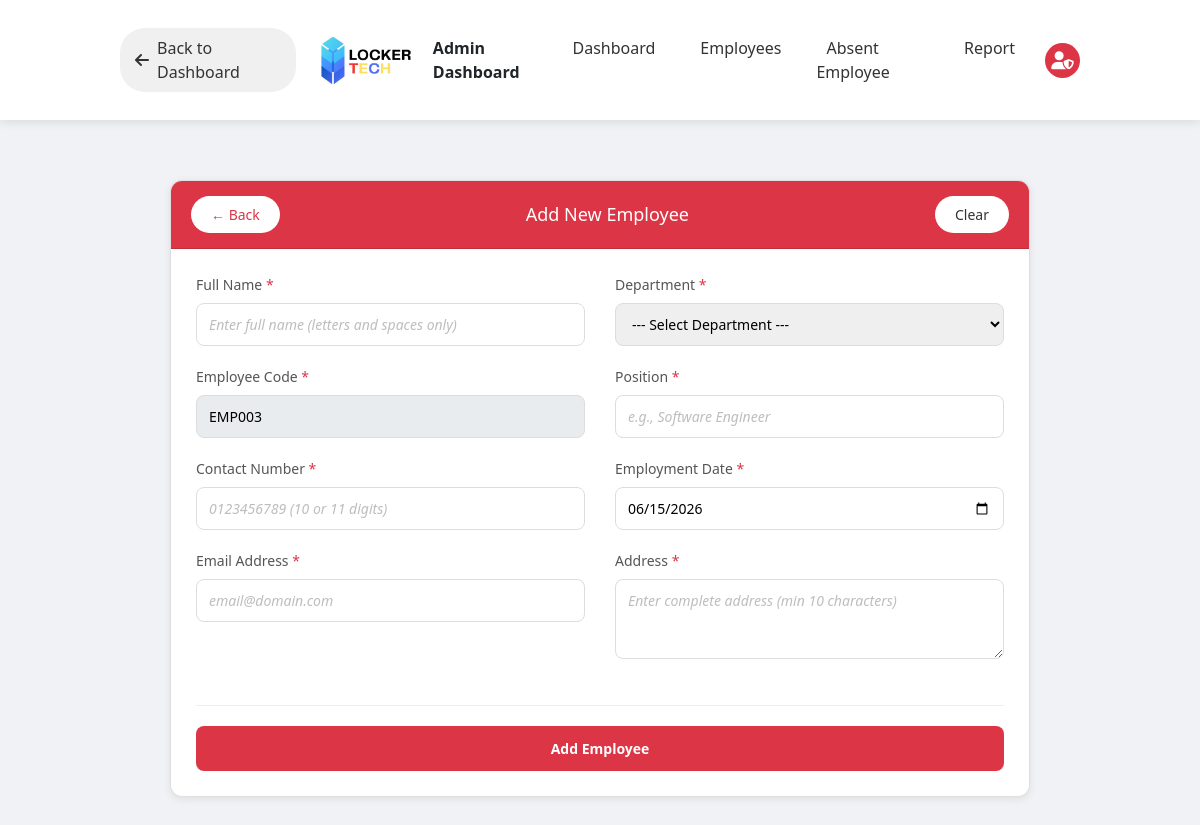
Page /TSE_PROJECT/Admin/add_employee.php (signed in) on the earlier database version.
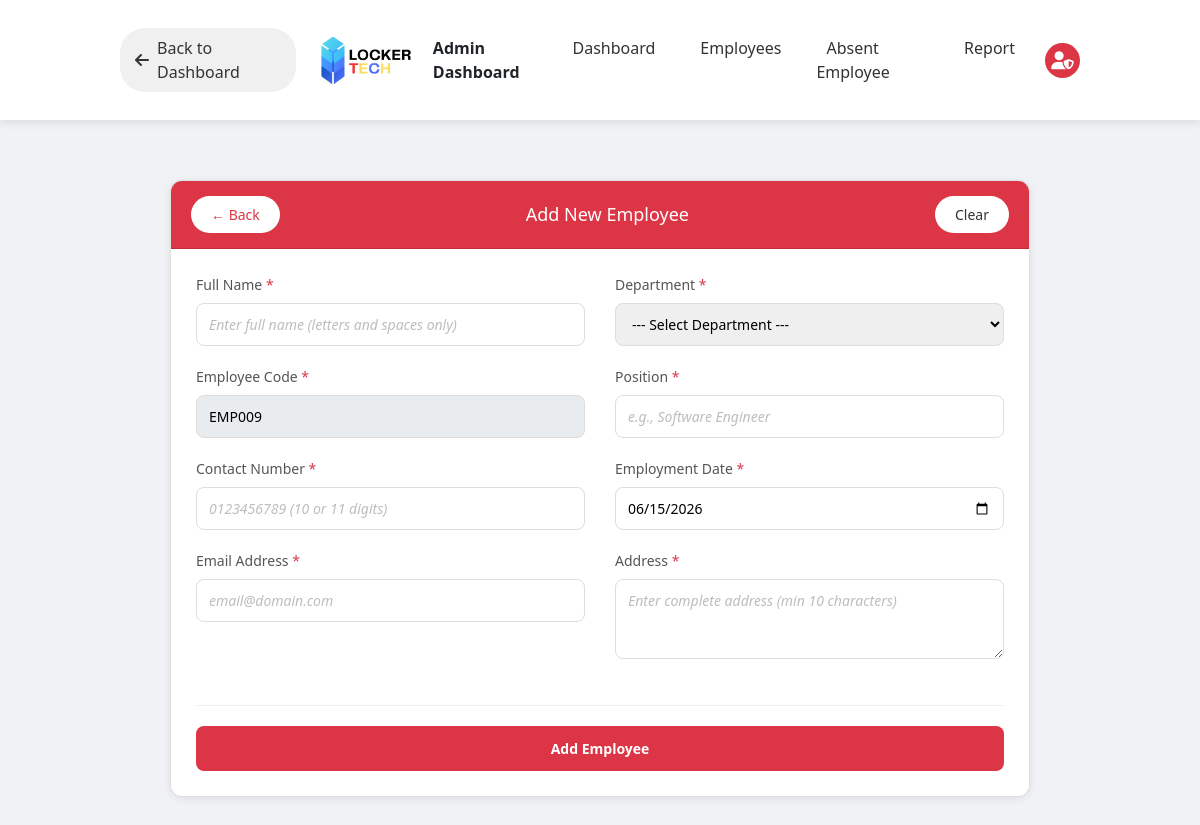
Same page on the later database version.
### tables this page shows
CREATE TABLE `employees` (
  `employee_id` int(11) NOT NULL,
  `user_id` int(11) NOT NULL,
  `employee_code` varchar(50) NOT NULL,
  `department` varchar(100) NOT NULL,
  `position` varchar(100) NOT NULL,
  `employment_date` date NOT NULL,
  `contact_number` varchar(20) DEFAULT NULL,
  `address` text DEFAULT NULL,
  `qr_code` varchar(255) DEFAULT NULL
);

### TSE_PROJECT/Admin/add_employee.php (the view, shortened to what this page needs)
<?php
include '../db_connection.php';
include 'header_admin.php';
function generateEmployeeCode($conn) {
    $prefix = 'EMP';
    $query = "SELECT employee_code FROM employees ORDER BY employee_id DESC LIMIT 1";
    $result = mysqli_query($conn, $query);
    if($result && mysqli_num_rows($result) > 0) {
        $last_code = mysqli_fetch_assoc($result)['employee_code'];
        $last_number = intval(substr($last_code, 3));
        $new_number = $last_number + 1;
    } else {
        $new_number = 1;
    }
    return $prefix . str_pad($new_number, 3, '0', STR_PAD_LEFT);
}
$auto_employee_code = generateEmployeeCode($conn);
$today_date = date('Y-m-d');
?>
<!DOCTYPE html>
<html lang="en">
<head>
    <link rel="stylesheet" href="add_employee.css">
</head>
<body>
<div class="main-container">
    <div class="card">
        <div class="card-header">
            <a href="employee_list.php" class="btn-back">← Back</a>
            <h5>Add New Employee</h5>
            <button type="button" class="btn-clear" onclick="resetForm()">Clear</button>
        </div>
        <div class="card-body">
            <form method="POST" action="" id="employeeForm">
                <div class="form-layout">
                    <div class="form-left">
                        <div class="form-group">
                            <label>Full Name <span class="required">*</span></label>
                            <input type="text" name="name" id="fullName"
                                   value="<?php echo isset($_POST['name']) ? htmlspecialchars($_POST['name']) : ''; ?>"
                                   placeholder="Enter full name (letters and spaces only)" required>
                        </div>
                        <div class="form-group">
                            <label>Employee Code <span class="required">*</span></label>
                            <input type="text" name="employee_code" value="<?php echo $auto_employee_code; ?>" readonly>
                        </div>
                        <div class="form-group">
                            <label>Contact Number <span class="required">*</span></label>
                            <input type="text" name="contact_number" id="contactNumber"
                                   value="<?php echo isset($_POST['contact_number']) ? htmlspecialchars($_POST['contact_number']) : ''; ?>"
                                   placeholder="0123456789 (10 or 11 digits)" required>
                        </div>
                        <div class="form-group">
                            <label>Email Address <span class="required">*</span></label>
                            <input type="email" name="email" id="email"
                                   value="<?php echo isset($_POST['email']) ? htmlspecialchars($_POST['email']) : ''; ?>"
                                   placeholder="email@domain.com" required>
                        </div>
                    </div>
                    <div class="form-right">
                        <div class="form-group">
                            <label>Department <span class="required">*</span></label>
                            <select name="department" id="department" required>
                                <option value="" disabled <?php echo (!isset($_POST['department']) || empty($_POST['department'])) ? 'selected' : ''; ?>>--- Select Department ---</option>
                            </select>
                        </div>
                        <div class="form-group">
                            <label>Position <span class="required">*</span></label>
                            <input type="text" name="position" id="position"
                                   value="<?php echo isset($_POST['position']) ? htmlspecialchars($_POST['position']) : ''; ?>"
                                   placeholder="e.g., Software Engineer" required>
                        </div>
                        <div class="form-group">
                            <label>Employment Date <span class="required">*</span></label>
                            <input type="date" name="employment_date" id="employmentDate"
                                   value="<?php echo isset($_POST['employment_date']) ? $_POST['employment_date'] : $today_date; ?>"
                                   max="<?php echo $today_date; ?>" required>
                        </div>
                        <div class="form-group">
                            <label>Address <span class="required">*</span></label>
                            <textarea name="address" id="address" rows="2"
                                      placeholder="Enter complete address (min 10 characters)" required><?php echo isset($_POST['address']) ? htmlspecialchars($_POST['address']) : ''; ?></textarea>
                        </div>
                    </div>
                </div>
                <div class="form-actions">
                    <button type="submit" class="btn-submit">Add Employee</button>
                </div>
            </form>
        </div>
    </div>
</div>
</body>
</html>

Differences in the rows shown:
no longer on this page (row edited): employees: employee_code "EMP003"
added employees: employee_code "EMP009"
